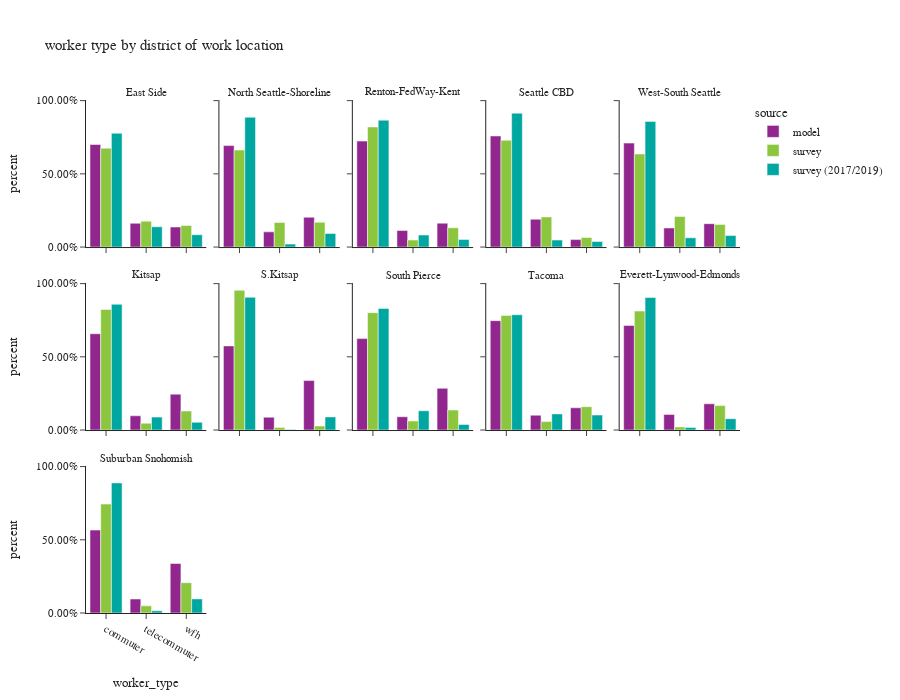

This figure's notebook cell:
### Code cell
df_worker_count = workers.groupby(['source','CountyName_work','district_name_work','worker_type'])['pdexpfac']. \
    sum().reset_index()
df_worker_count['percent'] = df_worker_count.groupby(['source','CountyName_work','district_name_work'], group_keys=False)['pdexpfac']. \
    apply(lambda x: x / float(x.sum()))

df_worker_count_ct = workers.groupby(['source','CountyName_work','district_name_work','worker_type'])['pdexpfac'].count().reset_index(). \
    rename(columns={'pdexpfac':'sample count'})
df_worker_count = df_worker_count.merge(df_worker_count_ct, on=['source','CountyName_work','district_name_work','worker_type']). \
    rename(columns={'pdexpfac':'total count'})

fig = px.bar(df_worker_count.sort_values(by=['source','CountyName_work','district_name_work']), x='worker_type', y="percent",
             facet_col="district_name_work",facet_col_wrap=5,color="source",
             barmode="group",hover_data=['sample count','total count'],
             title="worker type by district of work location")
fig.for_each_annotation(lambda a: a.update(text = a.text.split("=")[-1]))
fig.update_layout(height=700, width=900, font=dict(size=11))
fig.for_each_yaxis(lambda a: a.update(tickformat = ".2%"))
fig.update_xaxes(categoryorder='array', categoryarray= ['commuter','telecommuter','wfh'])
fig.show()

### Figure 1 — Plotly figure (JSON) as saved in the notebook; plotly's stock layout.template omitted (floating-point values rounded to 4 significant figures)
{"data": [{"alignmentgroup": "True", "customdata": [[299600.0, 299600.0], [69540.0, 69540.0], [58520.0, 58520.0]], "hovertemplate": "source=model<br>district_name_work=East Side<br>worker_type=%{x}<br>percent=%{y}<br>sample count=%{customdata[0]}<br>total count=%{customdata[1]}<extra></extra>", "legendgroup": "model", "marker": {"color": "#91268F", "pattern": {"shape": ""}}, "name": "model", "offsetgroup": "model", "orientation": "v", "showlegend": true, "textposition": "auto", "type": "bar", "x": ["commuter", "telecommuter", "wfh"], "xaxis": "x11", "y": [0.7005, 0.1626, 0.1369], "yaxis": "y11"}, {"alignmentgroup": "True", "customdata": [[111100.0, 111100.0], [16630.0, 16630.0], [32600.0, 32600.0]], "hovertemplate": "source=model<br>district_name_work=North Seattle-Shoreline<br>worker_type=%{x}<br>percent=%{y}<br>sample count=%{customdata[0]}<br>total count=%{customdata[1]}<extra></extra>", "legendgroup": "model", "marker": {"color": "#91268F", "pattern": {"shape": ""}}, "name": "model", "offsetgroup": "model", "orientation": "v", "showlegend": false, "textposition": "auto", "type": "bar", "x": ["commuter", "telecommuter", "wfh"], "xaxis": "x12", "y": [0.6929, 0.1037, 0.2033], "yaxis": "y12"}, {"alignmentgroup": "True", "customdata": [[252500.0, 252500.0], [39390.0, 39390.0], [56960.0, 56960.0]], "hovertemplate": "source=model<br>district_name_work=Renton-FedWay-Kent<br>worker_type=%{x}<br>percent=%{y}<br>sample count=%{customdata[0]}<br>total count=%{customdata[1]}<extra></extra>", "legendgroup": "model", "marker": {"color": "#91268F", "pattern": {"shape": ""}}, "name": "model", "offsetgroup": "model", "orientation": "v", "showlegend": false, "textposition": "auto", "type": "bar", "x": ["commuter", "telecommuter", "wfh"], "xaxis": "x13", "y": [0.7238, 0.1129, 0.1633], "yaxis": "y13"}, {"alignmentgroup": "True", "customdata": [[264000.0, 264000.0], [66240.0, 66240.0], [17710.0, 17710.0]], "hovertemplate": "source=model<br>district_name_work=Seattle CBD<br>worker_type=%{x}<br>percent=%{y}<br>sample count=%{customdata[0]}<br>total count=%{customdata[1]}<extra></extra>", "legendgroup": "model", "marker": {"color": "#91268F", "pattern": {"shape": ""}}, "name": "model", "offsetgroup": "model", "orientation": "v", "showlegend": false, "textposition": "auto", "type": "bar", "x": ["commuter", "telecommuter", "wfh"], "xaxis": "x14", "y": [0.7587, 0.1904, 0.05089], "yaxis": "y14"}, {"alignmentgroup": "True", "customdata": [[103300.0, 103300.0], [18970.0, 18970.0], [23210.0, 23210.0]], "hovertemplate": "source=model<br>district_name_work=West-South Seattle<br>worker_type=%{x}<br>percent=%{y}<br>sample count=%{customdata[0]}<br>total count=%{customdata[1]}<extra></extra>", "legendgroup": "model", "marker": {"color": "#91268F", "pattern": {"shape": ""}}, "name": "model", "offsetgroup": "model", "orientation": "v", "showlegend": false, "textposition": "auto", "type": "bar", "x": ["commuter", "telecommuter", "wfh"], "xaxis": "x15", "y": [0.7101, 0.1304, 0.1596], "yaxis": "y15"}, {"alignmentgroup": "True", "customdata": [[79210.0, 79210.0], [11710.0, 11710.0], [29520.0, 29520.0]], "hovertemplate": "source=model<br>district_name_work=Kitsap<br>worker_type=%{x}<br>percent=%{y}<br>sample count=%{customdata[0]}<br>total count=%{customdata[1]}<extra></extra>", "legendgroup": "model", "marker": {"color": "#91268F", "pattern": {"shape": ""}}, "name": "model", "offsetgroup": "model", "orientation": "v", "showlegend": false, "textposition": "auto", "type": "bar", "x": ["commuter", "telecommuter", "wfh"], "xaxis": "x6", "y": [0.6577, 0.0972, 0.2451], "yaxis": "y6"}, {"alignmentgroup": "True", "customdata": [[16130.0, 16130.0], [2462.0, 2462.0], [9484.0, 9484.0]], "hovertemplate": "source=model<br>district_name_work=S.Kitsap<br>worker_type=%{x}<br>percent=%{y}<br>sample count=%{customdata[0]}<br>total count=%{customdata[1]}<extra></extra>", "legendgroup": "model", "marker": {"color": "#91268F", "pattern": {"shape": ""}}, "name": "model", "offsetgroup": "model", "orientation": "v", "showlegend": false, "textposition": "auto", "type": "bar", "x": ["commuter", "telecommuter", "wfh"], "xaxis": "x7", "y": [0.5745, 0.08769, 0.3378], "yaxis": "y7"}, {"alignmentgroup": "True", "customdata": [[109600.0, 109600.0], [15950.0, 15950.0], [50000.0, 50000.0]], "hovertemplate": "source=model<br>district_name_work=South Pierce<br>worker_type=%{x}<br>percent=%{y}<br>sample count=%{customdata[0]}<br>total count=%{customdata[1]}<extra></extra>", "legendgroup": "model", "marker": {"color": "#91268F", "pattern": {"shape": ""}}, "name": "model", "offsetgroup": "model", "orientation": "v", "showlegend": false, "textposition": "auto", "type": "bar", "x": ["commuter", "telecommuter", "wfh"], "xaxis": "x8", "y": [0.6244, 0.09084, 0.2847], "yaxis": "y8"}, {"alignmentgroup": "True", "customdata": [[106600.0, 106600.0], [14440.0, 14440.0], [21650.0, 21650.0]], "hovertemplate": "source=model<br>district_name_work=Tacoma<br>worker_type=%{x}<br>percent=%{y}<br>sample count=%{customdata[0]}<br>total count=%{customdata[1]}<extra></extra>", "legendgroup": "model", "marker": {"color": "#91268F", "pattern": {"shape": ""}}, "name": "model", "offsetgroup": "model", "orientation": "v", "showlegend": false, "textposition": "auto", "type": "bar", "x": ["commuter", "telecommuter", "wfh"], "xaxis": "x9", "y": [0.747, 0.1012, 0.1518], "yaxis": "y9"}, {"alignmentgroup": "True", "customdata": [[113900.0, 113900.0], [16970.0, 16970.0], [28570.0, 28570.0]], "hovertemplate": "source=model<br>district_name_work=Everett-Lynwood-Edmonds<br>worker_type=%{x}<br>percent=%{y}<br>sample count=%{customdata[0]}<br>total count=%{customdata[1]}<extra></extra>", "legendgroup": "model", "marker": {"color": "#91268F", "pattern": {"shape": ""}}, "name": "model", "offsetgroup": "model", "orientation": "v", "showlegend": false, "textposition": "auto", "type": "bar", "x": ["commuter", "telecommuter", "wfh"], "xaxis": "x10", "y": [0.7143, 0.1065, 0.1792], "yaxis": "y10"}, {"alignmentgroup": "True", "customdata": [[89310.0, 89310.0], [15060.0, 15060.0], [53330.0, 53330.0]], "hovertemplate": "source=model<br>district_name_work=Suburban Snohomish<br>worker_type=%{x}<br>percent=%{y}<br>sample count=%{customdata[0]}<br>total count=%{customdata[1]}<extra></extra>", "legendgroup": "model", "marker": {"color": "#91268F", "pattern": {"shape": ""}}, "name": "model", "offsetgroup": "model", "orientation": "v", "showlegend": false, "textposition": "auto", "type": "bar", "x": ["commuter", "telecommuter", "wfh"], "xaxis": "x", "y": [0.5663, 0.09551, 0.3382], "yaxis": "y"}, {"alignmentgroup": "True", "customdata": [[393.0, 232900.0], [176.0, 61070.0], [176.0, 50860.0]], "hovertemplate": "source=survey<br>district_name_work=East Side<br>worker_type=%{x}<br>percent=%{y}<br>sample count=%{customdata[0]}<br>total count=%{customdata[1]}<extra></extra>", "legendgroup": "survey", "marker": {"color": "#8CC63E", "pattern": {"shape": ""}}, "name": "survey", "offsetgroup": "survey", "orientation": "v", "showlegend": true, "textposition": "auto", "type": "bar", "x": ["commuter", "telecommuter", "wfh"], "xaxis": "x11", "y": [0.6754, 0.1771, 0.1475], "yaxis": "y11"}, {"alignmentgroup": "True", "customdata": [[253.0, 97240.0], [87.0, 24690.0], [147.0, 24900.0]], "hovertemplate": "source=survey<br>district_name_work=North Seattle-Shoreline<br>worker_type=%{x}<br>percent=%{y}<br>sample count=%{customdata[0]}<br>total count=%{customdata[1]}<extra></extra>", "legendgroup": "survey", "marker": {"color": "#8CC63E", "pattern": {"shape": ""}}, "name": "survey", "offsetgroup": "survey", "orientation": "v", "showlegend": false, "textposition": "auto", "type": "bar", "x": ["commuter", "telecommuter", "wfh"], "xaxis": "x12", "y": [0.6623, 0.1681, 0.1696], "yaxis": "y12"}, {"alignmentgroup": "True", "customdata": [[176.0, 229200.0], [45.0, 13360.0], [39.0, 36860.0]], "hovertemplate": "source=survey<br>district_name_work=Renton-FedWay-Kent<br>worker_type=%{x}<br>percent=%{y}<br>sample count=%{customdata[0]}<br>total count=%{customdata[1]}<extra></extra>", "legendgroup": "survey", "marker": {"color": "#8CC63E", "pattern": {"shape": ""}}, "name": "survey", "offsetgroup": "survey", "orientation": "v", "showlegend": false, "textposition": "auto", "type": "bar", "x": ["commuter", "telecommuter", "wfh"], "xaxis": "x13", "y": [0.8203, 0.04781, 0.1319], "yaxis": "y13"}, {"alignmentgroup": "True", "customdata": [[462.0, 186100.0], [249.0, 52520.0], [127.0, 16610.0]], "hovertemplate": "source=survey<br>district_name_work=Seattle CBD<br>worker_type=%{x}<br>percent=%{y}<br>sample count=%{customdata[0]}<br>total count=%{customdata[1]}<extra></extra>", "legendgroup": "survey", "marker": {"color": "#8CC63E", "pattern": {"shape": ""}}, "name": "survey", "offsetgroup": "survey", "orientation": "v", "showlegend": false, "textposition": "auto", "type": "bar", "x": ["commuter", "telecommuter", "wfh"], "xaxis": "x14", "y": [0.7291, 0.2058, 0.06509], "yaxis": "y14"}, {"alignmentgroup": "True", "customdata": [[130.0, 86900.0], [69.0, 28590.0], [78.0, 21170.0]], "hovertemplate": "source=survey<br>district_name_work=West-South Seattle<br>worker_type=%{x}<br>percent=%{y}<br>sample count=%{customdata[0]}<br>total count=%{customdata[1]}<extra></extra>", "legendgroup": "survey", "marker": {"color": "#8CC63E", "pattern": {"shape": ""}}, "name": "survey", "offsetgroup": "survey", "orientation": "v", "showlegend": false, "textposition": "auto", "type": "bar", "x": ["commuter", "telecommuter", "wfh"], "xaxis": "x15", "y": [0.6359, 0.2092, 0.1549], "yaxis": "y15"}, {"alignmentgroup": "True", "customdata": [[91.0, 79660.0], [12.0, 4504.0], [43.0, 12550.0]], "hovertemplate": "source=survey<br>district_name_work=Kitsap<br>worker_type=%{x}<br>percent=%{y}<br>sample count=%{customdata[0]}<br>total count=%{customdata[1]}<extra></extra>", "legendgroup": "survey", "marker": {"color": "#8CC63E", "pattern": {"shape": ""}}, "name": "survey", "offsetgroup": "survey", "orientation": "v", "showlegend": false, "textposition": "auto", "type": "bar", "x": ["commuter", "telecommuter", "wfh"], "xaxis": "x6", "y": [0.8236, 0.04657, 0.1298], "yaxis": "y6"}, {"alignmentgroup": "True", "customdata": [[10.0, 14060.0], [2.0, 267.2], [3.0, 408.8]], "hovertemplate": "source=survey<br>district_name_work=S.Kitsap<br>worker_type=%{x}<br>percent=%{y}<br>sample count=%{customdata[0]}<br>total count=%{customdata[1]}<extra></extra>", "legendgroup": "survey", "marker": {"color": "#8CC63E", "pattern": {"shape": ""}}, "name": "survey", "offsetgroup": "survey", "orientation": "v", "showlegend": false, "textposition": "auto", "type": "bar", "x": ["commuter", "telecommuter", "wfh"], "xaxis": "x7", "y": [0.9541, 0.01813, 0.02774], "yaxis": "y7"}, {"alignmentgroup": "True", "customdata": [[84.0, 130500.0], [16.0, 10040.0], [24.0, 22240.0]], "hovertemplate": "source=survey<br>district_name_work=South Pierce<br>worker_type=%{x}<br>percent=%{y}<br>sample count=%{customdata[0]}<br>total count=%{customdata[1]}<extra></extra>", "legendgroup": "survey", "marker": {"color": "#8CC63E", "pattern": {"shape": ""}}, "name": "survey", "offsetgroup": "survey", "orientation": "v", "showlegend": false, "textposition": "auto", "type": "bar", "x": ["commuter", "telecommuter", "wfh"], "xaxis": "x8", "y": [0.8018, 0.06168, 0.1366], "yaxis": "y8"}, {"alignmentgroup": "True", "customdata": [[79.0, 80790.0], [10.0, 5961.0], [28.0, 16470.0]], "hovertemplate": "source=survey<br>district_name_work=Tacoma<br>worker_type=%{x}<br>percent=%{y}<br>sample count=%{customdata[0]}<br>total count=%{customdata[1]}<extra></extra>", "legendgroup": "survey", "marker": {"color": "#8CC63E", "pattern": {"shape": ""}}, "name": "survey", "offsetgroup": "survey", "orientation": "v", "showlegend": false, "textposition": "auto", "type": "bar", "x": ["commuter", "telecommuter", "wfh"], "xaxis": "x9", "y": [0.7827, 0.05774, 0.1596], "yaxis": "y9"}, {"alignmentgroup": "True", "customdata": [[101.0, 99390.0], [20.0, 2548.0], [35.0, 20400.0]], "hovertemplate": "source=survey<br>district_name_work=Everett-Lynwood-Edmonds<br>worker_type=%{x}<br>percent=%{y}<br>sample count=%{customdata[0]}<br>total count=%{customdata[1]}<extra></extra>", "legendgroup": "survey", "marker": {"color": "#8CC63E", "pattern": {"shape": ""}}, "name": "survey", "offsetgroup": "survey", "orientation": "v", "showlegend": false, "textposition": "auto", "type": "bar", "x": ["commuter", "telecommuter", "wfh"], "xaxis": "x10", "y": [0.8124, 0.02083, 0.1668], "yaxis": "y10"}, {"alignmentgroup": "True", "customdata": [[95.0, 105400.0], [15.0, 6930.0], [50.0, 29330.0]], "hovertemplate": "source=survey<br>district_name_work=Suburban Snohomish<br>worker_type=%{x}<br>percent=%{y}<br>sample count=%{customdata[0]}<br>total count=%{customdata[1]}<extra></extra>", "legendgroup": "survey", "marker": {"color": "#8CC63E", "pattern": {"shape": ""}}, "name": "survey", "offsetgroup": "survey", "orientation": "v", "showlegend": false, "textposition": "auto", "type": "bar", "x": ["commuter", "telecommuter", "wfh"], "xaxis": "x", "y": [0.744, 0.04893, 0.2071], "yaxis": "y"}, {"alignmentgroup": "True", "customdata": [[1052.0, 203900.0], [99.0, 36370.0], [76.0, 22140.0]], "hovertemplate": "source=survey (2017/2019)<br>district_name_work=East Side<br>worker_type=%{x}<br>percent=%{y}<br>sample count=%{customdata[0]}<br>total count=%{customdata[1]}<extra></extra>", "legendgroup": "survey (2017/2019)", "marker": {"color": "#00A7A0", "pattern": {"shape": ""}}, "name": "survey (2017/2019)", "offsetgroup": "survey (2017/2019)", "orientation": "v", "showlegend": true, "textposition": "auto", "type": "bar", "x": ["commuter", "telecommuter", "wfh"], "xaxis": "x11", "y": [0.777, 0.1386, 0.08437], "yaxis": "y11"}, {"alignmentgroup": "True", "customdata": [[710.0, 109300.0], [47.0, 2522.0], [130.0, 11460.0]], "hovertemplate": "source=survey (2017/2019)<br>district_name_work=North Seattle-Shoreline<br>worker_type=%{x}<br>percent=%{y}<br>sample count=%{customdata[0]}<br>total count=%{customdata[1]}<extra></extra>", "legendgroup": "survey (2017/2019)", "marker": {"color": "#00A7A0", "pattern": {"shape": ""}}, "name": "survey (2017/2019)", "offsetgroup": "survey (2017/2019)", "orientation": "v", "showlegend": false, "textposition": "auto", "type": "bar", "x": ["commuter", "telecommuter", "wfh"], "xaxis": "x12", "y": [0.8866, 0.02045, 0.09294], "yaxis": "y12"}, {"alignmentgroup": "True", "customdata": [[343.0, 151700.0], [15.0, 14350.0], [16.0, 8970.0]], "hovertemplate": "source=survey (2017/2019)<br>district_name_work=Renton-FedWay-Kent<br>worker_type=%{x}<br>percent=%{y}<br>sample count=%{customdata[0]}<br>total count=%{customdata[1]}<extra></extra>", "legendgroup": "survey (2017/2019)", "marker": {"color": "#00A7A0", "pattern": {"shape": ""}}, "name": "survey (2017/2019)", "offsetgroup": "survey (2017/2019)", "orientation": "v", "showlegend": false, "textposition": "auto", "type": "bar", "x": ["commuter", "telecommuter", "wfh"], "xaxis": "x13", "y": [0.8668, 0.08197, 0.05125], "yaxis": "y13"}, {"alignmentgroup": "True", "customdata": [[1937.0, 218400.0], [90.0, 11430.0], [154.0, 8982.0]], "hovertemplate": "source=survey (2017/2019)<br>district_name_work=Seattle CBD<br>worker_type=%{x}<br>percent=%{y}<br>sample count=%{customdata[0]}<br>total count=%{customdata[1]}<extra></extra>", "legendgroup": "survey (2017/2019)", "marker": {"color": "#00A7A0", "pattern": {"shape": ""}}, "name": "survey (2017/2019)", "offsetgroup": "survey (2017/2019)", "orientation": "v", "showlegend": false, "textposition": "auto", "type": "bar", "x": ["commuter", "telecommuter", "wfh"], "xaxis": "x14", "y": [0.9145, 0.04784, 0.03761], "yaxis": "y14"}, {"alignmentgroup": "True", "customdata": [[392.0, 54040.0], [28.0, 3984.0], [95.0, 4956.0]], "hovertemplate": "source=survey (2017/2019)<br>district_name_work=West-South Seattle<br>worker_type=%{x}<br>percent=%{y}<br>sample count=%{customdata[0]}<br>total count=%{customdata[1]}<extra></extra>", "legendgroup": "survey (2017/2019)", "marker": {"color": "#00A7A0", "pattern": {"shape": ""}}, "name": "survey (2017/2019)", "offsetgroup": "survey (2017/2019)", "orientation": "v", "showlegend": false, "textposition": "auto", "type": "bar", "x": ["commuter", "telecommuter", "wfh"], "xaxis": "x15", "y": [0.8581, 0.06325, 0.07869], "yaxis": "y15"}, {"alignmentgroup": "True", "customdata": [[108.0, 54030.0], [11.0, 5561.0], [25.0, 3319.0]], "hovertemplate": "source=survey (2017/2019)<br>district_name_work=Kitsap<br>worker_type=%{x}<br>percent=%{y}<br>sample count=%{customdata[0]}<br>total count=%{customdata[1]}<extra></extra>", "legendgroup": "survey (2017/2019)", "marker": {"color": "#00A7A0", "pattern": {"shape": ""}}, "name": "survey (2017/2019)", "offsetgroup": "survey (2017/2019)", "orientation": "v", "showlegend": false, "textposition": "auto", "type": "bar", "x": ["commuter", "telecommuter", "wfh"], "xaxis": "x6", "y": [0.8588, 0.0884, 0.05276], "yaxis": "y6"}, {"alignmentgroup": "True", "customdata": [[18.0, 14300.0], [1.0, 60.89], [8.0, 1412.0]], "hovertemplate": "source=survey (2017/2019)<br>district_name_work=S.Kitsap<br>worker_type=%{x}<br>percent=%{y}<br>sample count=%{customdata[0]}<br>total count=%{customdata[1]}<extra></extra>", "legendgroup": "survey (2017/2019)", "marker": {"color": "#00A7A0", "pattern": {"shape": ""}}, "name": "survey (2017/2019)", "offsetgroup": "survey (2017/2019)", "orientation": "v", "showlegend": false, "textposition": "auto", "type": "bar", "x": ["commuter", "telecommuter", "wfh"], "xaxis": "x7", "y": [0.9066, 0.003862, 0.08953], "yaxis": "y7"}, {"alignmentgroup": "True", "customdata": [[155.0, 76200.0], [16.0, 12070.0], [18.0, 3462.0]], "hovertemplate": "source=survey (2017/2019)<br>district_name_work=South Pierce<br>worker_type=%{x}<br>percent=%{y}<br>sample count=%{customdata[0]}<br>total count=%{customdata[1]}<extra></extra>", "legendgroup": "survey (2017/2019)", "marker": {"color": "#00A7A0", "pattern": {"shape": ""}}, "name": "survey (2017/2019)", "offsetgroup": "survey (2017/2019)", "orientation": "v", "showlegend": false, "textposition": "auto", "type": "bar", "x": ["commuter", "telecommuter", "wfh"], "xaxis": "x8", "y": [0.8307, 0.1316, 0.03774], "yaxis": "y8"}, {"alignmentgroup": "True", "customdata": [[137.0, 92150.0], [16.0, 12900.0], [17.0, 11980.0]], "hovertemplate": "source=survey (2017/2019)<br>district_name_work=Tacoma<br>worker_type=%{x}<br>percent=%{y}<br>sample count=%{customdata[0]}<br>total count=%{customdata[1]}<extra></extra>", "legendgroup": "survey (2017/2019)", "marker": {"color": "#00A7A0", "pattern": {"shape": ""}}, "name": "survey (2017/2019)", "offsetgroup": "survey (2017/2019)", "orientation": "v", "showlegend": false, "textposition": "auto", "type": "bar", "x": ["commuter", "telecommuter", "wfh"], "xaxis": "x9", "y": [0.7874, 0.1103, 0.1024], "yaxis": "y9"}, {"alignmentgroup": "True", "customdata": [[224.0, 105400.0], [12.0, 2072.0], [14.0, 9005.0]], "hovertemplate": "source=survey (2017/2019)<br>district_name_work=Everett-Lynwood-Edmonds<br>worker_type=%{x}<br>percent=%{y}<br>sample count=%{customdata[0]}<br>total count=%{customdata[1]}<extra></extra>", "legendgroup": "survey (2017/2019)", "marker": {"color": "#00A7A0", "pattern": {"shape": ""}}, "name": "survey (2017/2019)", "offsetgroup": "survey (2017/2019)", "orientation": "v", "showlegend": false, "textposition": "auto", "type": "bar", "x": ["commuter", "telecommuter", "wfh"], "xaxis": "x10", "y": [0.9049, 0.01779, 0.07729], "yaxis": "y10"}, {"alignmentgroup": "True", "customdata": [[106.0, 59510.0], [3.0, 1036.0], [15.0, 6450.0]], "hovertemplate": "source=survey (2017/2019)<br>district_name_work=Suburban Snohomish<br>worker_type=%{x}<br>percent=%{y}<br>sample count=%{customdata[0]}<br>total count=%{customdata[1]}<extra></extra>", "legendgroup": "survey (2017/2019)", "marker": {"color": "#00A7A0", "pattern": {"shape": ""}}, "name": "survey (2017/2019)", "offsetgroup": "survey (2017/2019)", "orientation": "v", "showlegend": false, "textposition": "auto", "type": "bar", "x": ["commuter", "telecommuter", "wfh"], "xaxis": "x", "y": [0.8883, 0.01546, 0.09628], "yaxis": "y"}], "layout": {"annotations": [{"font": {}, "showarrow": false, "text": "Suburban Snohomish", "x": 0.092, "xanchor": "center", "xref": "paper", "y": 0.2867, "yanchor": "bottom", "yref": "paper"}, {"font": {}, "showarrow": false, "text": "Kitsap", "x": 0.092, "xanchor": "center", "xref": "paper", "y": 0.6433, "yanchor": "bottom", "yref": "paper"}, {"font": {}, "showarrow": false, "text": "S.Kitsap", "x": 0.296, "xanchor": "center", "xref": "paper", "y": 0.6433, "yanchor": "bottom", "yref": "paper"}, {"font": {}, "showarrow": false, "text": "South Pierce", "x": 0.5, "xanchor": "center", "xref": "paper", "y": 0.6433, "yanchor": "bottom", "yref": "paper"}, {"font": {}, "showarrow": false, "text": "Tacoma", "x": 0.704, "xanchor": "center", "xref": "paper", "y": 0.6433, "yanchor": "bottom", "yref": "paper"}, {"font": {}, "showarrow": false, "text": "Everett-Lynwood-Edmonds", "x": 0.908, "xanchor": "center", "xref": "paper", "y": 0.6433, "yanchor": "bottom", "yref": "paper"}, {"font": {}, "showarrow": false, "text": "East Side", "x": 0.092, "xanchor": "center", "xref": "paper", "y": 1.0, "yanchor": "bottom", "yref": "paper"}, {"font": {}, "showarrow": false, "text": "North Seattle-Shoreline", "x": 0.296, "xanchor": "center", "xref": "paper", "y": 1.0, "yanchor": "bottom", "yref": "paper"}, {"font": {}, "showarrow": false, "text": "Renton-FedWay-Kent", "x": 0.5, "xanchor": "center", "xref": "paper", "y": 1.0, "yanchor": "bottom", "yref": "paper"}, {"font": {}, "showarrow": false, "text": "Seattle CBD", "x": 0.704, "xanchor": "center", "xref": "paper", "y": 1.0, "yanchor": "bottom", "yref": "paper"}, {"font": {}, "showarrow": false, "text": "West-South Seattle", "x": 0.908, "xanchor": "center", "xref": "paper", "y": 1.0, "yanchor": "bottom", "yref": "paper"}], "barmode": "group", "font": {"size": 11}, "height": 700, "legend": {"title": {"text": "source"}, "tracegroupgap": 0}, "title": {"text": "worker type by district of work location"}, "width": 900, "xaxis": {"anchor": "y", "categoryarray": ["commuter", "telecommuter", "wfh"], "categoryorder": "array", "domain": [0.0, 0.184], "title": {"text": "worker_type"}}, "xaxis10": {"anchor": "y10", "categoryarray": ["commuter", "telecommuter", "wfh"], "categoryorder": "array", "domain": [0.816, 1.0], "matches": "x", "showticklabels": false}, "xaxis11": {"anchor": "y11", "categoryarray": ["commuter", "telecommuter", "wfh"], "categoryorder": "array", "domain": [0.0, 0.184], "matches": "x", "showticklabels": false}, "xaxis12": {"anchor": "y12", "categoryarray": ["commuter", "telecommuter", "wfh"], "categoryorder": "array", "domain": [0.204, 0.388], "matches": "x", "showticklabels": false}, "xaxis13": {"anchor": "y13", "categoryarray": ["commuter", "telecommuter", "wfh"], "categoryorder": "array", "domain": [0.408, 0.592], "matches": "x", "showticklabels": false}, "xaxis14": {"anchor": "y14", "categoryarray": ["commuter", "telecommuter", "wfh"], "categoryorder": "array", "domain": [0.612, 0.796], "matches": "x", "showticklabels": false}, "xaxis15": {"anchor": "y15", "categoryarray": ["commuter", "telecommuter", "wfh"], "categoryorder": "array", "domain": [0.816, 1.0], "matches": "x", "showticklabels": false}, "xaxis2": {"anchor": "y2", "categoryarray": ["commuter", "telecommuter", "wfh"], "categoryorder": "array", "domain": [0.204, 0.388], "matches": "x", "title": {"text": "worker_type"}}, "xaxis3": {"anchor": "y3", "categoryarray": ["commuter", "telecommuter", "wfh"], "categoryorder": "array", "domain": [0.408, 0.592], "matches": "x", "title": {"text": "worker_type"}}, "xaxis4": {"anchor": "y4", "categoryarray": ["commuter", "telecommuter", "wfh"], "categoryorder": "array", "domain": [0.612, 0.796], "matches": "x", "title": {"text": "worker_type"}}, "xaxis5": {"anchor": "y5", "categoryarray": ["commuter", "telecommuter", "wfh"], "categoryorder": "array", "domain": [0.816, 1.0], "matches": "x", "title": {"text": "worker_type"}}, "xaxis6": {"anchor": "y6", "categoryarray": ["commuter", "telecommuter", "wfh"], "categoryorder": "array", "domain": [0.0, 0.184], "matches": "x", "showticklabels": false}, "xaxis7": {"anchor": "y7", "categoryarray": ["commuter", "telecommuter", "wfh"], "categoryorder": "array", "domain": [0.204, 0.388], "matches": "x", "showticklabels": false}, "xaxis8": {"anchor": "y8", "categoryarray": ["commuter", "telecommuter", "wfh"], "categoryorder": "array", "domain": [0.408, 0.592], "matches": "x", "showticklabels": false}, "xaxis9": {"anchor": "y9", "categoryarray": ["commuter", "telecommuter", "wfh"], "categoryorder": "array", "domain": [0.612, 0.796], "matches": "x", "showticklabels": false}, "yaxis": {"anchor": "x", "domain": [0.0, 0.2867], "tickformat": ".2%", "title": {"text": "percent"}}, "yaxis10": {"anchor": "x10", "domain": [0.3567, 0.6433], "matches": "y", "showticklabels": false, "tickformat": ".2%"}, "yaxis11": {"anchor": "x11", "domain": [0.7133, 1.0], "matches": "y", "tickformat": ".2%", "title": {"text": "percent"}}, "yaxis12": {"anchor": "x12", "domain": [0.7133, 1.0], "matches": "y", "showticklabels": false, "tickformat": ".2%"}, "yaxis13": {"anchor": "x13", "domain": [0.7133, 1.0], "matches": "y", "showticklabels": false, "tickformat": ".2%"}, "yaxis14": {"anchor": "x14", "domain": [0.7133, 1.0], "matches": "y", "showticklabels": false, "tickformat": ".2%"}, "yaxis15": {"anchor": "x15", "domain": [0.7133, 1.0], "matches": "y", "showticklabels": false, "tickformat": ".2%"}, "yaxis2": {"anchor": "x2", "domain": [0.0, 0.2867], "matches": "y", "showticklabels": false, "tickformat": ".2%"}, "yaxis3": {"anchor": "x3", "domain": [0.0, 0.2867], "matches": "y", "showticklabels": false, "tickformat": ".2%"}, "yaxis4": {"anchor": "x4", "domain": [0.0, 0.2867], "matches": "y", "showticklabels": false, "tickformat": ".2%"}, "yaxis5": {"anchor": "x5", "domain": [0.0, 0.2867], "matches": "y", "showticklabels": false, "tickformat": ".2%"}, "yaxis6": {"anchor": "x6", "domain": [0.3567, 0.6433], "matches": "y", "tickformat": ".2%", "title": {"text": "percent"}}, "yaxis7": {"anchor": "x7", "domain": [0.3567, 0.6433], "matches": "y", "showticklabels": false, "tickformat": ".2%"}, "yaxis8": {"anchor": "x8", "domain": [0.3567, 0.6433], "matches": "y", "showticklabels": false, "tickformat": ".2%"}, "yaxis9": {"anchor": "x9", "domain": [0.3567, 0.6433], "matches": "y", "showticklabels": false, "tickformat": ".2%"}}}
